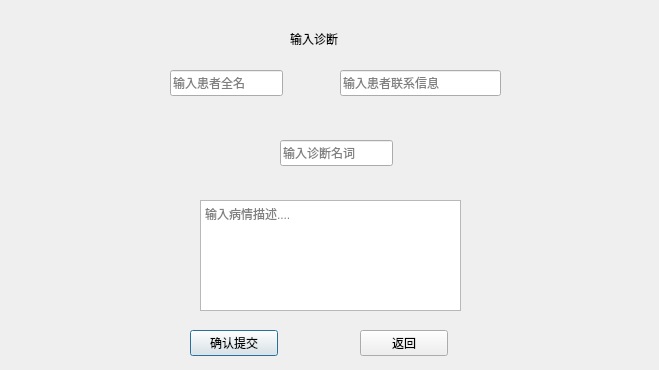
<?xml version="1.0" encoding="UTF-8"?>
<ui version="4.0">
 <class>DiagnosisWindow</class>
 <widget class="QDialog" name="DiagnosisWindow">
  <property name="geometry">
   <rect>
    <x>0</x>
    <y>0</y>
    <width>659</width>
    <height>370</height>
   </rect>
  </property>
  <property name="windowTitle">
   <string>Dialog</string>
  </property>
  <widget class="QLabel" name="label">
   <property name="geometry">
    <rect>
     <x>290</x>
     <y>30</y>
     <width>66</width>
     <height>18</height>
    </rect>
   </property>
   <property name="text">
    <string>输入诊断</string>
   </property>
  </widget>
  <widget class="QTextEdit" name="diagnosisdescriptiontextEdit">
   <property name="geometry">
    <rect>
     <x>200</x>
     <y>200</y>
     <width>261</width>
     <height>111</height>
    </rect>
   </property>
   <property name="placeholderText">
    <string>输入病情描述....</string>
   </property>
  </widget>
  <widget class="QLineEdit" name="diagnosisnamelineEdit">
   <property name="geometry">
    <rect>
     <x>280</x>
     <y>140</y>
     <width>113</width>
     <height>26</height>
    </rect>
   </property>
   <property name="placeholderText">
    <string>输入诊断名词</string>
   </property>
  </widget>
  <widget class="QLineEdit" name="patientfullnamelineEdit">
   <property name="geometry">
    <rect>
     <x>170</x>
     <y>70</y>
     <width>113</width>
     <height>26</height>
    </rect>
   </property>
   <property name="placeholderText">
    <string>输入患者全名</string>
   </property>
  </widget>
  <widget class="QLineEdit" name="patientcontactlineEdit">
   <property name="geometry">
    <rect>
     <x>340</x>
     <y>70</y>
     <width>161</width>
     <height>26</height>
    </rect>
   </property>
   <property name="placeholderText">
    <string>输入患者联系信息</string>
   </property>
  </widget>
  <widget class="QPushButton" name="uploadButton">
   <property name="geometry">
    <rect>
     <x>190</x>
     <y>330</y>
     <width>88</width>
     <height>26</height>
    </rect>
   </property>
   <property name="text">
    <string>确认提交</string>
   </property>
  </widget>
  <widget class="QPushButton" name="returnButton">
   <property name="geometry">
    <rect>
     <x>360</x>
     <y>330</y>
     <width>88</width>
     <height>26</height>
    </rect>
   </property>
   <property name="text">
    <string>返回</string>
   </property>
  </widget>
 </widget>
 <resources/>
 <connections/>
</ui>
